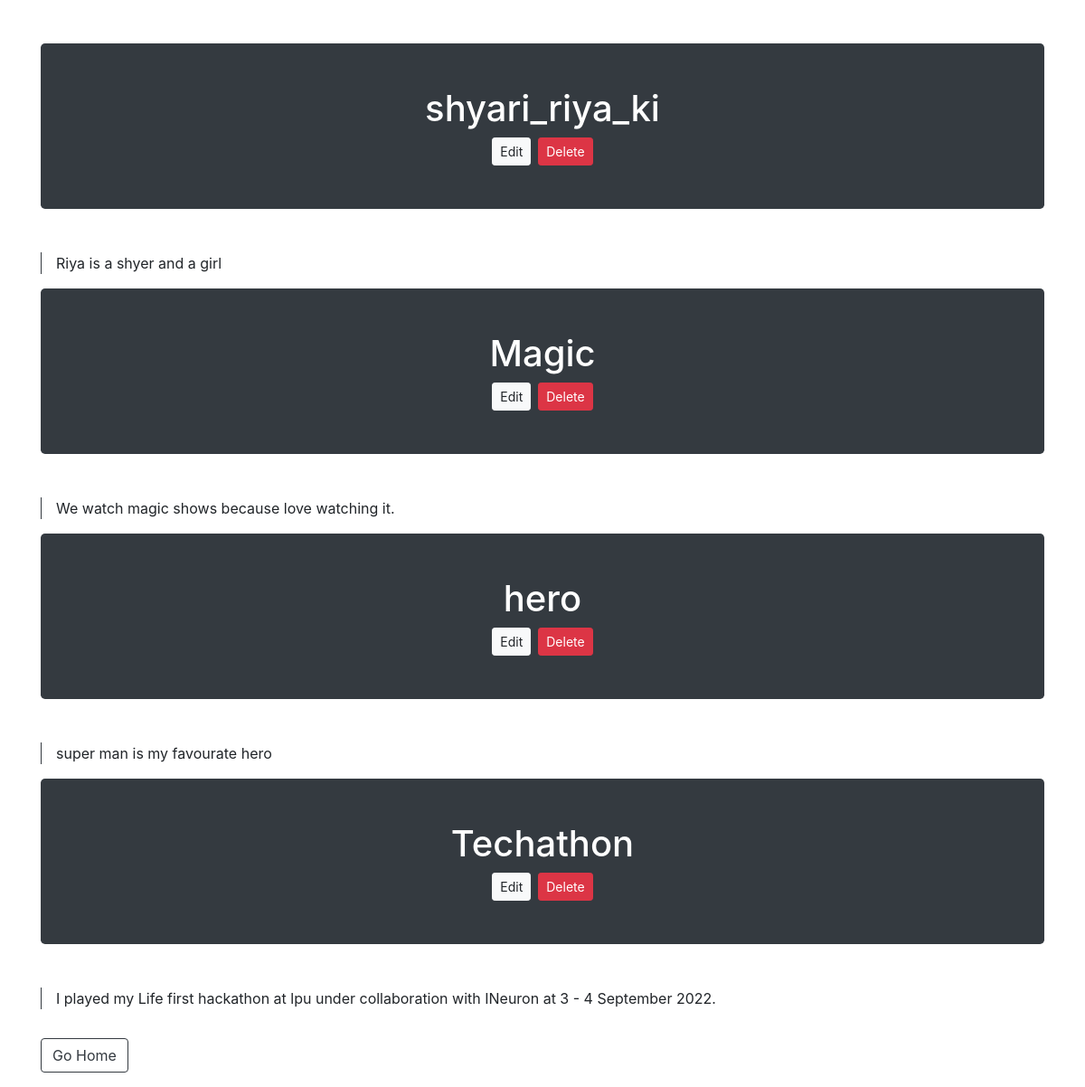
The page /view.php on the database its author committed.
### tables this page shows
CREATE TABLE `blog_data` (
  `id` int(11) NOT NULL,
  `title` varchar(255) NOT NULL,
  `content` longtext NOT NULL
);

### logic.php (called while the page is built, shortened)
<?php
    $conn = mysqli_connect("localhost", "root", "", "demo");
    $sql = "SELECT * FROM blog_data";
    $query = mysqli_query($conn, $sql);
?>

### view.php (the view, shortened to what this page needs)
<?php
    include "logic.php";
?>
<!DOCTYPE html>
<html lang="en">
<head>
    <link rel="stylesheet" href="https://stackpath.bootstrapcdn.com/bootstrap/4.5.2/css/bootstrap.min.css">
</head>
<body>
   <div class="container mt-5">
        <?php foreach($query as $q){?>
            <div class="bg-dark p-5 rounded-lg text-white text-center">
                <h1><?php echo $q['title'];?></h1>
                <div class="d-flex mt-2 justify-content-center align-items-center">
                    <a href="edit.php?id=<?php echo $q['id']?>" class="btn btn-light btn-sm" name="edit">Edit</a>
                    <form method="POST">
                        <button class="btn btn-danger btn-sm ml-2" name="delete">Delete</button>
                    </form>
                </div>
            </div>
            <p class="mt-5 border-left border-dark pl-3"><?php echo $q['content'];?></p>
        <?php } ?>
        <a href="index.php" class="btn btn-outline-dark my-3">Go Home</a>
   </div>
</body>
</html>

### rows shown on the page
blog_data: title "shyari_riya_ki", content "Riya is a shyer and a girl"
blog_data: title "Magic", content "We watch magic shows because love watching it."
blog_data: title "hero", content "super man is my favourate hero"
blog_data: title "Techathon", content "I played my Life first hackathon at lpu under collaboration with INeuron at 3 - 4 September 2022."
